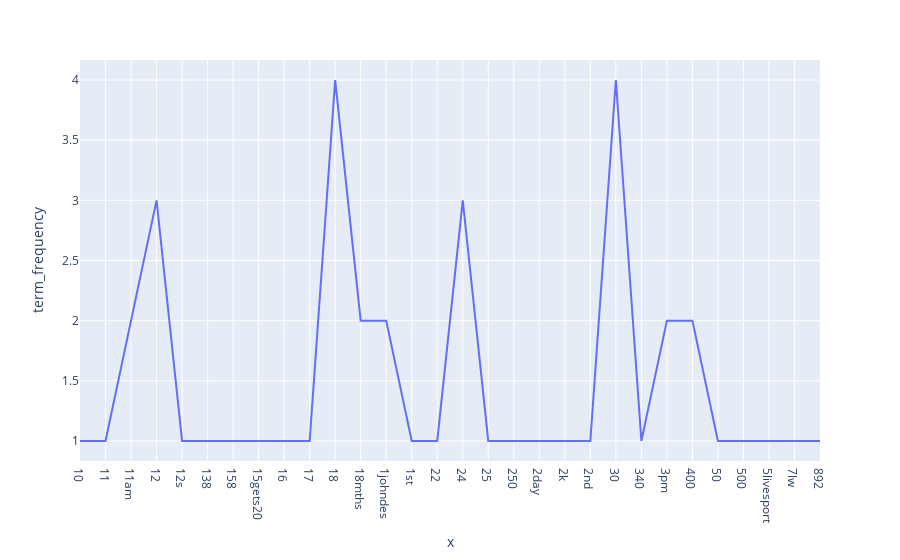

Notebook source saved alongside this figure:
### Markdown cell above
Test Dataset: Top 30 Words Frequency

### Code cell
df = pd.DataFrame(test_term_frequencies[:30])
tf = pd.DataFrame((df).values,index=test_count_vect.get_feature_names_out()[:30], columns={"term_frequency"})
fig = px.line(tf, y="term_frequency", x=test_count_vect.get_feature_names_out()[:30])
fig.show()

### Figure 1 — Plotly figure (JSON) as saved in the notebook; plotly's stock layout.template omitted (floating-point values rounded to 4 significant figures)
{"data": [{"hovertemplate": "x=%{x}<br>term_frequency=%{y}<extra></extra>", "legendgroup": "", "line": {"color": "#636efa", "dash": "solid"}, "marker": {"symbol": "circle"}, "mode": "lines", "name": "", "orientation": "v", "showlegend": false, "type": "scatter", "x": ["10", "11", "11am", "12", "12s", "138", "158", "15gets20", "16", "17", "18", "18mths", "1johndes", "1st", "22", "24", "25", "250", "2day", "2k", "2nd", "30", "340", "3pm", "400", "50", "500", "5livesport", "7lw", "892"], "xaxis": "x", "y": [1, 1, 2, 3, 1, 1, 1, 1, 1, 1, 4, 2, 2, 1, 1, 3, 1, 1, 1, 1, 1, 4, 1, 2, 2, 1, 1, 1, 1, 1], "yaxis": "y"}], "layout": {"legend": {"tracegroupgap": 0}, "margin": {"t": 60}, "xaxis": {"anchor": "y", "domain": [0, 1], "title": {"text": "x"}}, "yaxis": {"anchor": "x", "domain": [0, 1], "title": {"text": "term_frequency"}}}}
